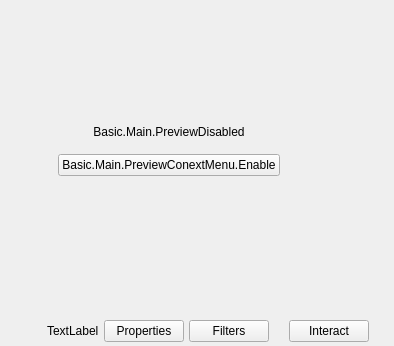
  <widget class="QWidget" name="centralwidget">
   <layout class="QVBoxLayout" name="verticalLayout">
    <property name="spacing">
     <number>0</number>
    </property>
    <property name="leftMargin">
     <number>0</number>
    </property>
    <property name="topMargin">
     <number>0</number>
    </property>
    <property name="rightMargin">
     <number>0</number>
    </property>
    <property name="bottomMargin">
     <number>0</number>
    </property>
    <item>
     <layout class="QHBoxLayout" name="horizontalLayout_2" stretch="1,20,1">
      <property name="spacing">
       <number>0</number>
      </property>
      <property name="leftMargin">
       <number>0</number>
      </property>
      <property name="rightMargin">
       <number>0</number>
      </property>
      <item>
       <widget class="QLabel" name="mainviewSpaceLabelL">
        <property name="text">
         <string/>
        </property>
       </widget>
      </item>
      <item>
       <layout class="QHBoxLayout" name="previewLayout">
        <property name="spacing">
         <number>0</number>
        </property>
        <item>
         <widget class="QFrame" name="previewDisabledWidget">
          <property name="sizePolicy">
           <sizepolicy hsizetype="Expanding" vsizetype="Expanding">
            <horstretch>0</horstretch>
            <verstretch>0</verstretch>
           </sizepolicy>
          </property>
          <layout class="QVBoxLayout" name="verticalLayout_7">
           <property name="spacing">
            <number>0</number>
           </property>
           <property name="leftMargin">
            <number>0</number>
           </property>
           <property name="topMargin">
            <number>0</number>
           </property>
           <property name="rightMargin">
            <number>0</number>
           </property>
           <property name="bottomMargin">
            <number>0</number>
           </property>
           <item>
            <spacer name="verticalSpacer_2">
             <property name="orientation">
              <enum>Qt::Vertical</enum>
             </property>
             <property name="sizeHint" stdset="0">
              <size>
               <width>20</width>
               <height>40</height>
              </size>
             </property>
            </spacer>
           </item>
           <item>
            <widget class="QLabel" name="enablePreviewLabel">
             <property name="sizePolicy">
              <sizepolicy hsizetype="Preferred" vsizetype="Preferred">
               <horstretch>0</horstretch>
               <verstretch>0</verstretch>
              </sizepolicy>
             </property>
             <property name="text">
              <string>Basic.Main.PreviewDisabled</string>
             </property>
             <property name="alignment">
              <set>Qt::AlignCenter</set>
             </property>
            </widget>
           </item>
           <item>
            <spacer name="verticalSpacer">
             <property name="orientation">
              <enum>Qt::Vertical</enum>
             </property>
             <property name="sizeType">
              <enum>QSizePolicy::Fixed</enum>
             </property>
             <property name="sizeHint" stdset="0">
              <size>
               <width>1</width>
               <height>15</height>
              </size>
             </property>
            </spacer>
           </item>
           <item>
            <layout class="QHBoxLayout" name="horizontalLayout">
             <property name="spacing">
              <number>0</number>
             </property>
             <item>
              <spacer name="horizontalSpacer_2">
               <property name="orientation">
                <enum>Qt::Horizontal</enum>
               </property>
               <property name="sizeHint" stdset="0">
                <size>
                 <width>40</width>
                 <height>20</height>
                </size>
               </property>
              </spacer>
             </item>
             <item>
              <widget class="QPushButton" name="enablePreviewButton">
               <property name="text">
                <string>Basic.Main.PreviewConextMenu.Enable</string>
               </property>
              </widget>
             </item>
             <item>
              <spacer name="horizontalSpacer_3">
               <property name="orientation">
                <enum>Qt::Horizontal</enum>
               </property>
               <property name="sizeHint" stdset="0">
                <size>
                 <width>40</width>
                 <height>20</height>
                </size>
               </property>
              </spacer>
             </item>
            </layout>
           </item>
           <item>
            <spacer name="verticalSpacer_3">
             <property name="orientation">
              <enum>Qt::Vertical</enum>
             </property>
             <property name="sizeHint" stdset="0">
              <size>
               <width>20</width>
               <height>40</height>
              </size>
             </property>
            </spacer>
           </item>
          </layout>
         </widget>
        </item>
        <item>
         <layout class="QVBoxLayout" name="previewTextLayout">
          <property name="spacing">
           <number>0</number>
          </property>
          <item>
           <widget class="QWidget" name="previewContainer" native="true">
            <property name="minimumSize">
             <size>
              <width>0</width>
              <height>300</height>
             </size>
            </property>
            <layout class="QVBoxLayout" name="verticalLayout_3">
             <property name="spacing">
              <number>5</number>
             </property>
             <property name="leftMargin">
              <number>0</number>
             </property>
             <property name="topMargin">
              <number>0</number>
             </property>
             <property name="rightMargin">
              <number>0</number>
             </property>
             <property name="bottomMargin">
              <number>0</number>
             </property>
             <item>
              <widget class="QWidget" name="previewTitle" native="true"/>
             </item>
             <item>
              <layout class="QHBoxLayout" name="perviewLayoutHrz">
               <property name="spacing">
                <number>0</number>
               </property>
               <item>
                <widget class="OBSBasicPreview" name="preview" native="true">
                 <property name="sizePolicy">
                  <sizepolicy hsizetype="Expanding" vsizetype="Expanding">
                   <horstretch>0</horstretch>
                   <verstretch>0</verstretch>
                  </sizepolicy>
                 </property>
                 <property name="minimumSize">
                  <size>
                   <width>32</width>
                   <height>32</height>
                  </size>
                 </property>
                 <property name="focusPolicy">
                  <enum>Qt::ClickFocus</enum>
                 </property>
                 <property name="contextMenuPolicy">
                  <enum>Qt::CustomContextMenu</enum>
                 </property>
                 <addaction name="actionRemoveSource"/>
                </widget>
               </item>
              </layout>
             </item>
            </layout>
           </widget>
          </item>
         </layout>
        </item>
       </layout>
      </item>
      <item>
       <widget class="QLabel" name="mainviewSpaceLabelR">
        <property name="text">
         <string/>
        </property>
       </widget>
      </item>
     </layout>
    </item>
    <item>
     <spacer name="verticalSpacer_4">
      <property name="orientation">
       <enum>Qt::Vertical</enum>
      </property>
      <property name="sizeType">
       <enum>QSizePolicy::Fixed</enum>
      </property>
      <property name="sizeHint" stdset="0">
       <size>
        <width>20</width>
        <height>15</height>
       </size>
      </property>
     </spacer>
    </item>
    <item>
     <widget class="QFrame" name="contextContainer">
      <property name="sizePolicy">
       <sizepolicy hsizetype="Preferred" vsizetype="Preferred">
        <horstretch>0</horstretch>
        <verstretch>0</verstretch>
       </sizepolicy>
      </property>
      <property name="minimumSize">
       <size>
        <width>0</width>
        <height>0</height>
       </size>
      </property>
      <property name="styleSheet">
       <string notr="true"/>
      </property>
      <layout class="QHBoxLayout" name="horizontalLayout9" stretch="0,1">
       <property name="spacing">
        <number>20</number>
       </property>
       <property name="sizeConstraint">
        <enum>QLayout::SetDefaultConstraint</enum>
       </property>
       <property name="leftMargin">
        <number>0</number>
       </property>
       <property name="topMargin">
        <number>5</number>
       </property>
       <property name="rightMargin">
        <number>5</number>
       </property>
       <property name="bottomMargin">
        <number>4</number>
       </property>
       <item>
        <widget class="QFrame" name="contextSubContainer">
         <property name="sizePolicy">
          <sizepolicy hsizetype="Preferred" vsizetype="Preferred">
           <horstretch>0</horstretch>
           <verstretch>0</verstretch>
          </sizepolicy>
         </property>
         <property name="minimumSize">
          <size>
           <width>0</width>
           <height>0</height>
          </size>
         </property>
         <layout class="QHBoxLayout" name="horizontalLayout_4">
          <property name="spacing">
           <number>0</number>
          </property>
          <property name="leftMargin">
           <number>0</number>
          </property>
          <property name="topMargin">
           <number>0</number>
          </property>
          <property name="rightMargin">
           <number>0</number>
          </property>
          <property name="bottomMargin">
           <number>0</number>
          </property>
          <item>
           <widget class="QWidget" name="contextSourceWidget" native="true">
            <layout class="QHBoxLayout" name="horizontalLayout_3" stretch="0,1">
             <property name="spacing">
              <number>5</number>
             </property>
             <property name="leftMargin">
              <number>20</number>
             </property>
             <property name="topMargin">
              <number>0</number>
             </property>
             <property name="rightMargin">
              <number>5</number>
             </property>
             <property name="bottomMargin">
              <number>0</number>
             </property>
             <item>
              <widget class="QLabel" name="contextSourceIcon">
               <property name="sizePolicy">
                <sizepolicy hsizetype="Fixed" vsizetype="Fixed">
                 <horstretch>0</horstretch>
                 <verstretch>0</verstretch>
                </sizepolicy>
               </property>
               <property name="minimumSize">
                <size>
                 <width>22</width>
                 <height>22</height>
                </size>
               </property>
               <property name="maximumSize">
                <size>
                 <width>22</width>
                 <height>22</height>
                </size>
               </property>
               <property name="text">
                <string/>
               </property>
               <property name="scaledContents">
                <bool>true</bool>
               </property>
              </widget>
             </item>
             <item>
              <widget class="PLSLabel" name="contextSourceLabel">
               <property name="sizePolicy">
                <sizepolicy hsizetype="Preferred" vsizetype="Fixed">
                 <horstretch>0</horstretch>
                 <verstretch>0</verstretch>
                </sizepolicy>
               </property>
               <property name="text">
                <string>TextLabel</string>
               </property>
              </widget>
             </item>
            </layout>
           </widget>
          </item>
          <item>
           <widget class="QPushButton" name="sourcePropertiesButton">
            <property name="sizePolicy">
             <sizepolicy hsizetype="Minimum" vsizetype="Fixed">
              <horstretch>0</horstretch>
              <verstretch>0</verstretch>
             </sizepolicy>
            </property>
            <property name="minimumSize">
             <size>
              <width>0</width>
              <height>22</height>
             </size>
            </property>
            <property name="toolTip">
             <string>SourceProperties</string>
            </property>
            <property name="text">
             <string>Properties</string>
            </property>
            <property name="flat">
             <bool>false</bool>
            </property>
            <property name="themeID2" stdset="0">
             <string notr="true">contextBarButton</string>
            </property>
           </widget>
          </item>
          <item>
           <spacer name="horizontalSpacer">
            <property name="orientation">
             <enum>Qt::Horizontal</enum>
            </property>
            <property name="sizeType">
             <enum>QSizePolicy::Fixed</enum>
            </property>
            <property name="sizeHint" stdset="0">
             <size>
              <width>5</width>
              <height>20</height>
             </size>
            </property>
           </spacer>
          </item>
          <item>
           <widget class="QPushButton" name="sourceFiltersButton">
            <property name="minimumSize">
             <size>
              <width>0</width>
              <height>22</height>
             </size>
            </property>
            <property name="toolTip">
             <string>SourceFilters</string>
            </property>
            <property name="text">
             <string>Filters</string>
            </property>
            <property name="flat">
             <bool>false</bool>
            </property>
            <property name="themeID2" stdset="0">
             <string notr="true">contextBarButton</string>
            </property>
           </widget>
          </item>
          <item>
           <widget class="QLabel" name="contextSourceIconSpacer">
            <property name="sizePolicy">
             <sizepolicy hsizetype="Fixed" vsizetype="Fixed">
              <horstretch>0</horstretch>
              <verstretch>0</verstretch>
             </sizepolicy>
            </property>
            <property name="minimumSize">
             <size>
              <width>20</width>
              <height>20</height>
             </size>
            </property>
            <property name="maximumSize">
             <size>
              <width>20</width>
              <height>20</height>
             </size>
            </property>
            <property name="text">
             <string/>
            </property>
           </widget>
          </item>
          <item>
           <widget class="QPushButton" name="sourceInteractButton">
            <property name="minimumSize">
             <size>
              <width>0</width>
              <height>22</height>
             </size>
            </property>
            <property name="toolTip">
             <string>Interact</string>
            </property>
            <property name="text">
             <string>Interact</string>
            </property>
            <property name="flat">
             <bool>false</bool>
            </property>
            <property name="themeID2" stdset="0">
             <string notr="true">contextBarButton</string>
            </property>
           </widget>
          </item>
         </layout>
        </widget>
       </item>
       <item>
        <widget class="QFrame" name="emptySpace">
         <property name="sizePolicy">
          <sizepolicy hsizetype="Expanding" vsizetype="Minimum">
           <horstretch>0</horstretch>
           <verstretch>0</verstretch>
          </sizepolicy>
         </property>
         <property name="minimumSize">
          <size>
           <width>0</width>
           <height>22</height>
          </size>
         </property>
         <layout class="QHBoxLayout" name="horizontalLayout_6">
          <property name="spacing">
           <number>20</number>
          </property>
          <property name="leftMargin">
           <number>0</number>
          </property>
          <property name="topMargin">
           <number>0</number>
          </property>
          <property name="rightMargin">
           <number>0</number>
          </property>
          <property name="bottomMargin">
           <number>0</number>
          </property>
         </layout>
        </widget>
       </item>
      </layout>
     </widget>
    </item>
   </layout>
  </widget>
